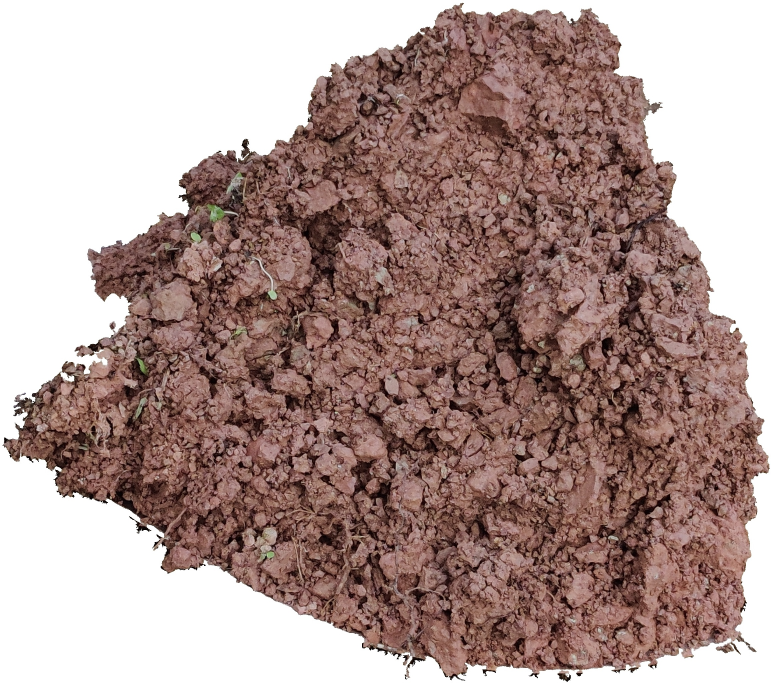
#> input picture Experiment/Draw/1论文插图/plt_img/new_img.jpg, 2312 x 2047 px (shown at 1/3 size)
$ python 2FinalWandDOfSubImg.py
#> lines starting #> are read from the running program, lines starting #| are printed output that depends on the picture; after the words box and inside, x2 and y2 are one past the last pixel; in counts of white or black regions, pixels touching at a corner belong together
"""
2021年09月07日10:05:35
基于2次均值滤波的子图切割算法
1.把获取标记矩阵和权重矩阵合在一起了 : 权重矩阵目前是用的均值滤波来获取的
2.w * d 求最大的点 放入备选点集合
3.切子图操作
现在的代码完全是可以运行的!!!

2021年10月09日11:01:25->进行代码升级
目标:
1.实现自适应子图切割
2.分区间获取土壤子图

2021年10月10日10:06:30
总结:
1.自适应分割已经实现
2.分区间获取子图已经完成
->
尚需:
3.完成注解, 审计代码, 去掉冗余及重复操作, 加速!!!!

2021年11月23日10:04:52:
1.更新区间限制的方式, 分成8个区间, 且将后两个区间对半分舍去第一个区间和最后一个区间
2.重新设定自适应数

2021年11月24日15:38:19:
检查一下代码,然后把它规范成类的形式,输入整个文件夹进行操作
目前这个是最终版本!!!!
修改: 删除存储图像信息  以及打印输出 仅输出基本信息, 中间过程需存储, 后期看 哪些图像不得行 -> 已完成

2022年01月06日10:44:30
用于论文中的插图显示, 去掉腐蚀和膨胀
"""
import os
import shutil
import time

import cv2
import matplotlib.pyplot as plt
import numpy as np


class DoubleConvCutSubImg:
    def __init__(self, path, num_sum, imgsave_path, img_class, img_num, img_size=224, adaption=False, bins=None):
        """
        :param path: 图像路径
        :param num_sum: 切子图数
        :param imgsave_path: 子图存储路径
        :param img_class: 输入图像类别
        :param img_num: 图像大图编号
        :param img_size: 图像大小, 默认为:224
        :param adaption: 是否开启自适应获取土壤子图, 默认:False
        :param bins: 进行区间划分并依次取值, 默认为None:max(w*d)
        """
#> called with path = './plt_img/new_img.jpg', num_sum = 10, imgsave_path = '/Users/yida/Desktop/subimg', img_class = 2, img_num = 5, img_size = 224, adaption = False, bins = 8
        # 第一部分:获取标记矩阵和权重矩阵
        self.path = path
        self.img = cv2.imread(path)
#> self.img is the input picture: shape (2047, 2312, 3); mean B, G, R 145.2, 150, 173.1
        self.img_gray = cv2.imread(path, 0)
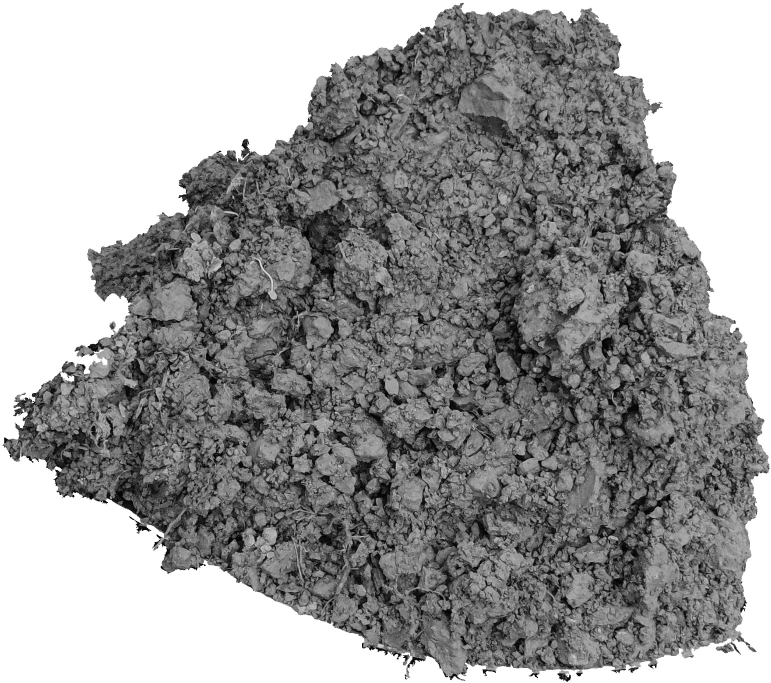
#> self.img_gray: shape (2047, 2312) (shown at 1/3 size); min 0, max 255, mean 156.3
        # 保证img_size为奇数,不然做卷积操作有问题
        if img_size % 2 == 0:
            self.img_size = img_size + 1
        else:
            self.img_size = img_size

        # 第二部分:构建w和d矩阵,迭代求解获得子图
        self.n = num_sum  # 子图数
        self.imgsave_path = imgsave_path  # 存储子图的路径
        self.img_class = img_class  # 类别
        self.img_num = img_num  # 图像编号

        # 标记矩阵和权重矩阵
        self.lable = None
        self.w = None
        # 2022年03月04日09:51:00权重矩阵 要用v通道
        self.v = cv2.cvtColor(self.img, cv2.COLOR_BGR2HSV)[:, :, 2]
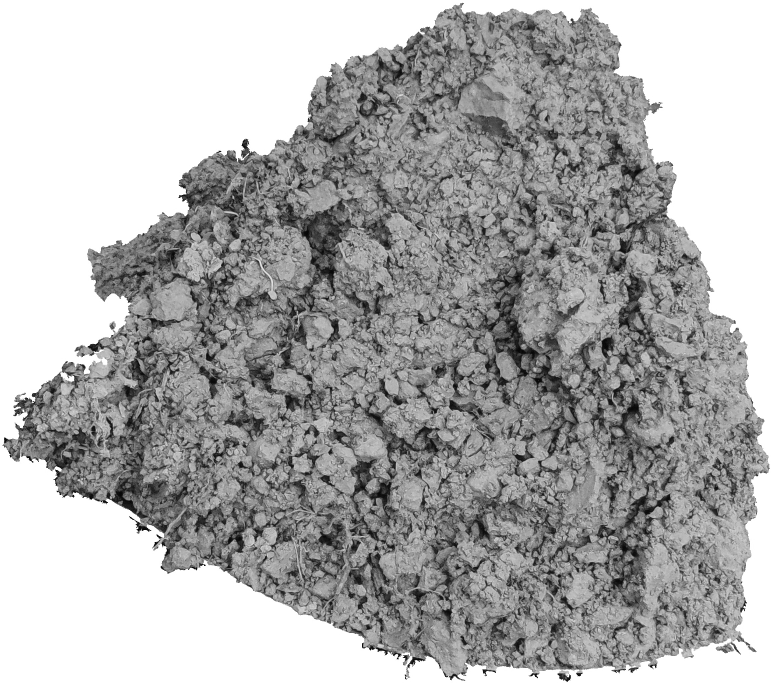
#> self.v: shape (2047, 2312) (shown at 1/3 size); min 0, max 255, mean 173.1

        # 初始化区间子图数
        self.region_subimg = None

        # 自适应获取数目比例
        self.adaption = adaption
        self.rate = 1e-4

        # 是否划分区间
        self.bins = bins

        # 初始化文件夹 -> 这都可以掉 怎么做到了
        if os.path.exists(self.imgsave_path):
            shutil.rmtree(self.imgsave_path)
            os.makedirs(self.imgsave_path)
        else:
            os.makedirs(self.imgsave_path)
        print("正在处理第{}类第{}张紫色土图像...子图大小为:{}...Adaption自适应:{}...Bins区间:{}".format(img_class, img_num, img_size, adaption,
                                                                                 bins))

    def master(self):
        """
        主函数:用于调用其他类函数
        :return:
        """
        # ============================= #
        #       一.初始化标记矩阵
        # ============================= #
        lable = self.lable_MAtrix1()
        self.lable = lable
        # ============================= #
        #       二.初始化权重矩阵
        # ============================= #
        w = self.weight_Matrix2(lable)
        self.w = w

    def lable_MAtrix1(self):
        """
       初始化标记矩阵lable, 土壤区域标记为255, 非土壤区域标记为0
       使用了保护边境措施,进行了腐蚀
       :return:可用土壤标记矩阵: [255, 0]
        """
        lable = np.copy(self.img_gray)
        # 原图背景 255, 土壤0-255->背景为0, 土壤区域为255
        # 不设置刻度
        plt.axis('off')
        # 取消背景白色框框
        plt.subplots_adjust(top=1, bottom=0, right=1, left=0, hspace=0, wspace=0)
        plt.margins(0, 0)
        lable[lable == 255] = 0
        lable[lable != 0] = 255
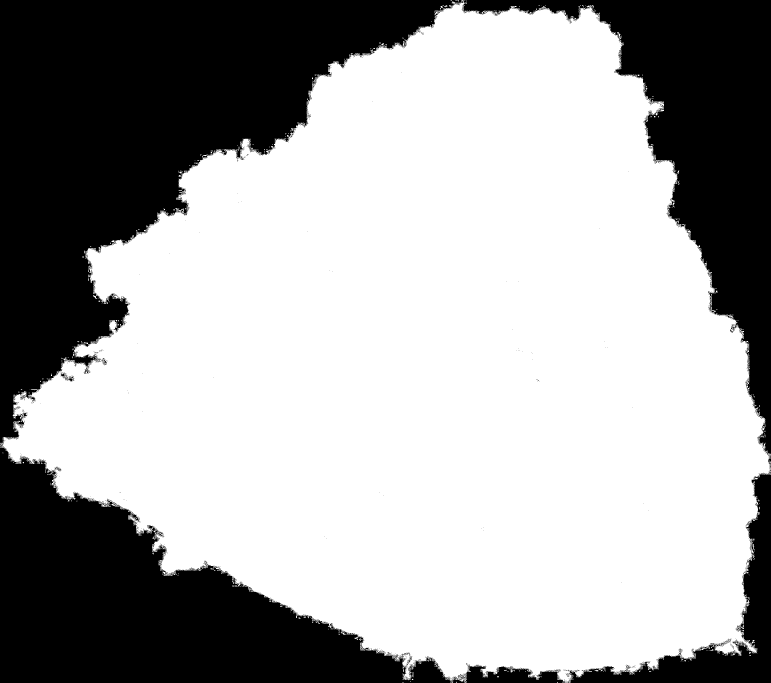
#> lable: shape (2047, 2312) (shown at 1/3 size); 65.6% white; 1413 black regions (1398 under 20 px), largest, box (x1, y1, x2, y2) and area: (0, 0, 1391, 1332) 747218, (0, 1330, 1695, 2047) 456449, (1385, 0, 2312, 1364) 348477
        plt.imshow(lable)
        # plt.savefig(save_path + "/3img_label.svg", dpi=600)
        plt.savefig(save_path + "/3img_label.jpg", dpi=300)
        plt.show()

        # 2021年11月24日20:33:07通过膨胀再腐蚀的方法: 修正P图错误 , 2021年11月25日21:53:21:bug缩小腐蚀和膨胀的次数20->5, 避免与边缘连接
        # lable = cv2.dilate(lable, None, iterations=5)  # 膨胀, 去掉P图错误标记
        # lable = cv2.erode(lable, None, iterations=5)

        # 对标记矩阵进均均值滤波 为了解决子图切割包含背景的子图
        new_lable = cv2.blur(lable, (self.img_size, self.img_size))

        new_lable[new_lable != 255] = 0
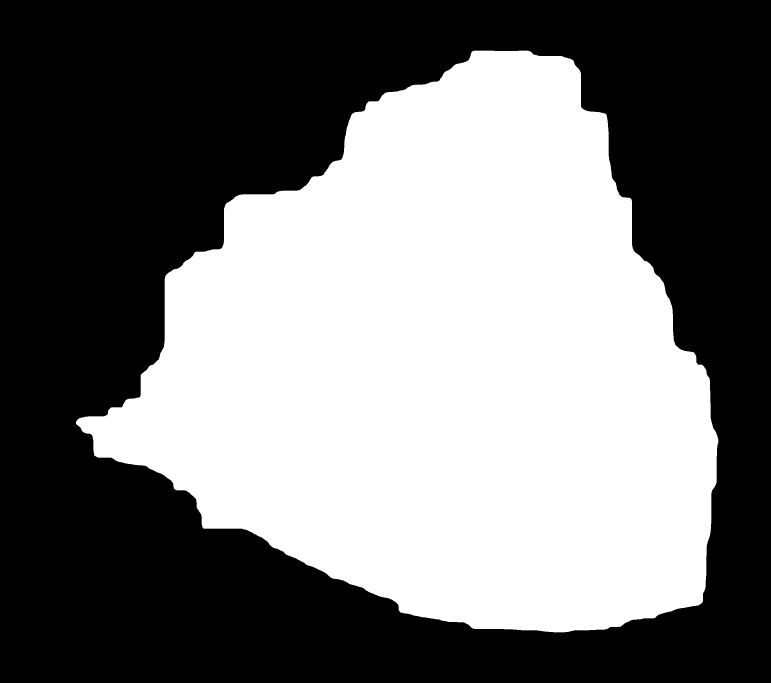
#> new_lable: shape (2047, 2312) (shown at 1/3 size); 45.9% white; 1 white region, box (x1, y1, x2, y2) and area: (228, 152, 2155, 1897) 2171210
        # 进行边界保护措施 - > 整体缩小20个单位
        # new_lable = cv2.erode(new_lable, None, iterations=10)  # 腐蚀 -> 缩小   原来设置20 -> 修正为10 看看有没有bug
        # 将图像转换到float32
        new_lable = new_lable.astype(np.float32)

        lable[lable != 0] = 1  # 这句号应该没有用的 可以删除
        # 设置自适应获取的子图总数
        if self.adaption:
            # self.n = 2 * self.img.shape[0] * self.img.shape[1] // (self.img_size ** 2)    # step=0.5
            self.n = self.img.shape[0] * self.img.shape[1] // (self.img_size ** 2)  # step=1
        # 不设置刻度
        plt.axis('off')
        # 取消背景白色框框
        plt.subplots_adjust(top=1, bottom=0, right=1, left=0, hspace=0, wspace=0)
        plt.margins(0, 0)
        plt.imshow(new_lable)
        # plt.savefig(save_path + "/4new_label.svg", dpi=600)
        plt.savefig(save_path + "/4new_label.jpg", dpi=300)
        plt.show()
        plt.close()
        return new_lable

    def weight_Matrix2(self, lable):
        """
        初始化权重矩阵:这个相当于领域信息,是子图选择的参考
        :return:权重矩阵
        """
        # 初始化图像,权重矩阵求的是灰度图的均值
        # img = np.copy(self.img_gray)
        img = np.copy(self.v)
        # 背景置0
        img[img == 255] = 0
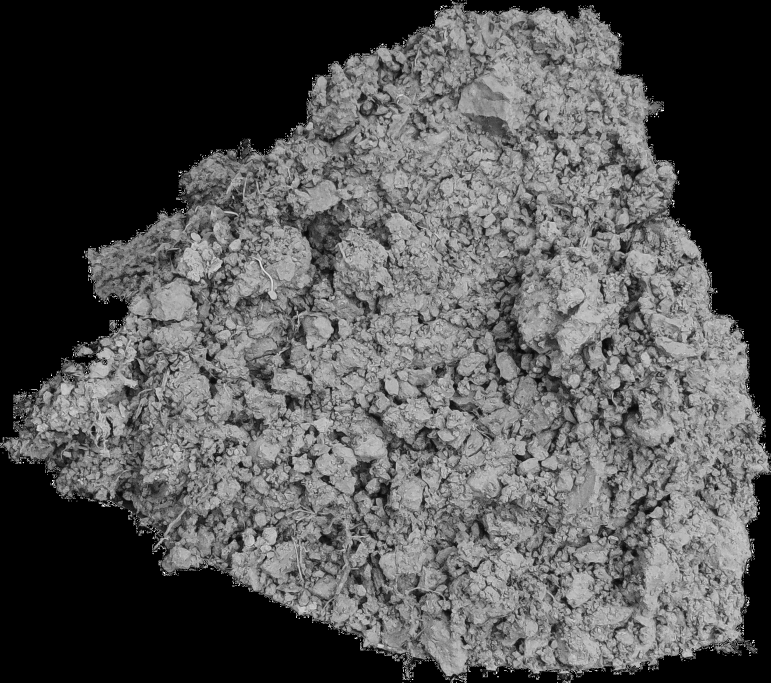
#> img: shape (2047, 2312) (shown at 1/3 size); min 0, max 254, mean 84.3
        # 进均均值滤波
        img = img.astype(np.float32)
        img_blur = cv2.blur(img, (self.img_size, self.img_size))
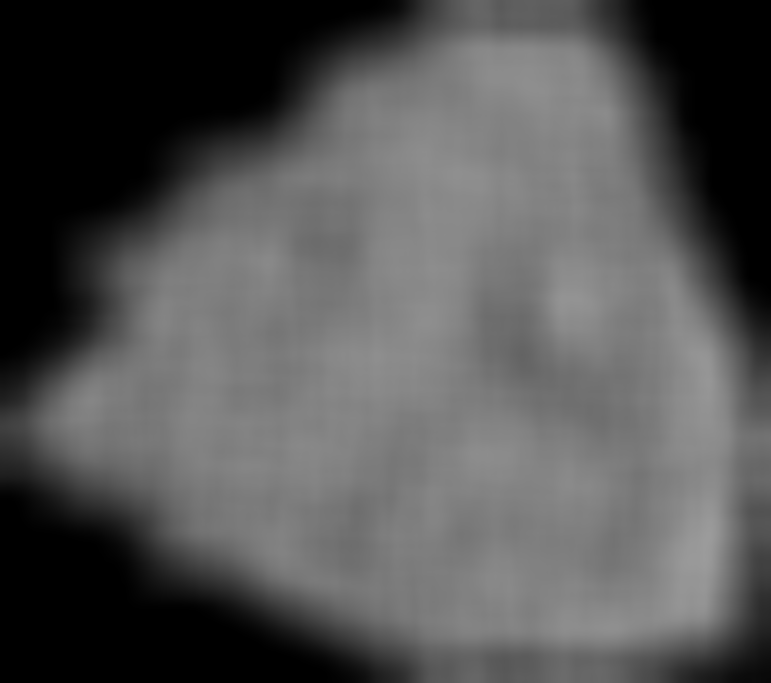
#> img_blur: shape (2047, 2312) float32 (shown at 1/3 size); min 0, max 155.6, mean 84.3
        lable = np.where(lable == 255, 1, 0)
        weight = img_blur * lable  # 进行哈达玛积,排除包含背景的区域
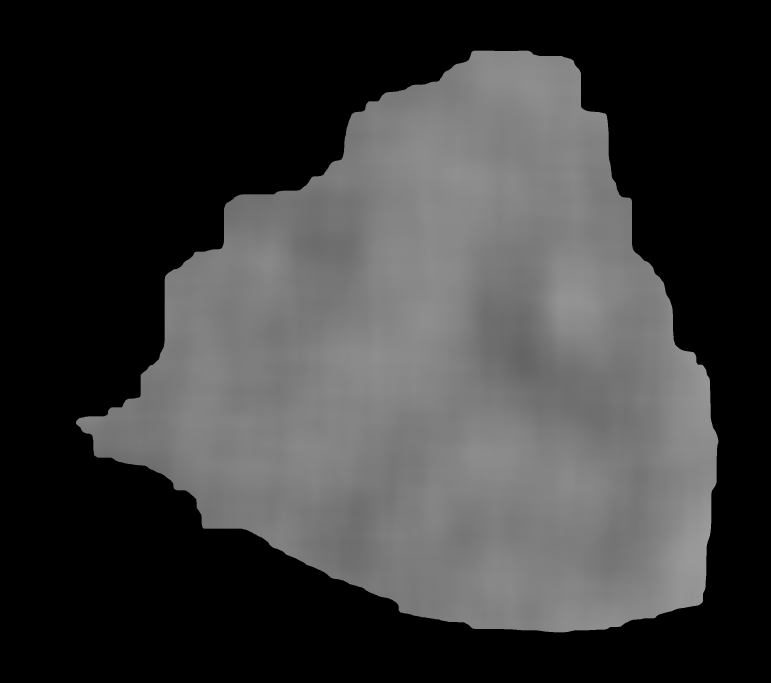
#> weight: shape (2047, 2312) float64 (shown at 1/3 size); min 0, max 155.6, mean 58.8
        # 将图像转换到float32 方便计算
        weight = weight.astype(np.float32)

        # 不设置刻度
        plt.axis('off')
        # 取消背景白色框框
        plt.subplots_adjust(top=1, bottom=0, right=1, left=0, hspace=0, wspace=0)
        plt.margins(0, 0)
        plt.imshow(weight)
        # plt.savefig(save_path + "/5img_weight.svg", dpi=600)
        plt.savefig(save_path + "/5img_weight.jpg", dpi=300)
        np.save(save_path + "/w.npy", weight)    # 保存权重矩阵
        plt.show()
        return weight


if __name__ == '__main__':
    start = time.time()
    # 输入图像路径
    img_path = "./plt_img/new_img.jpg"  # 51.06s
    save_path = './plt_img'  # 存储路径

    # 存储图像路径
    imgsave_path_ = "/Users/yida/Desktop/subimg"
    # 子图数
    num_sum_ = 10
    # 图像类别编号
    img_class_ = 2
    # 图像顺序标号
    img_num_ = 5
    # 初始化类
    r = DoubleConvCutSubImg(img_path, num_sum=num_sum_, imgsave_path=imgsave_path_, img_class=img_class_,
                            img_num=img_num_, adaption=False, bins=8)
    # 调用主类方法
    r.master()
    end = time.time()
    print("time:", end - start)

$ run again, with Experiment/Draw/1论文插图/plt_img/87.jpg copied over Experiment/Draw/1论文插图/plt_img/new_img.jpg
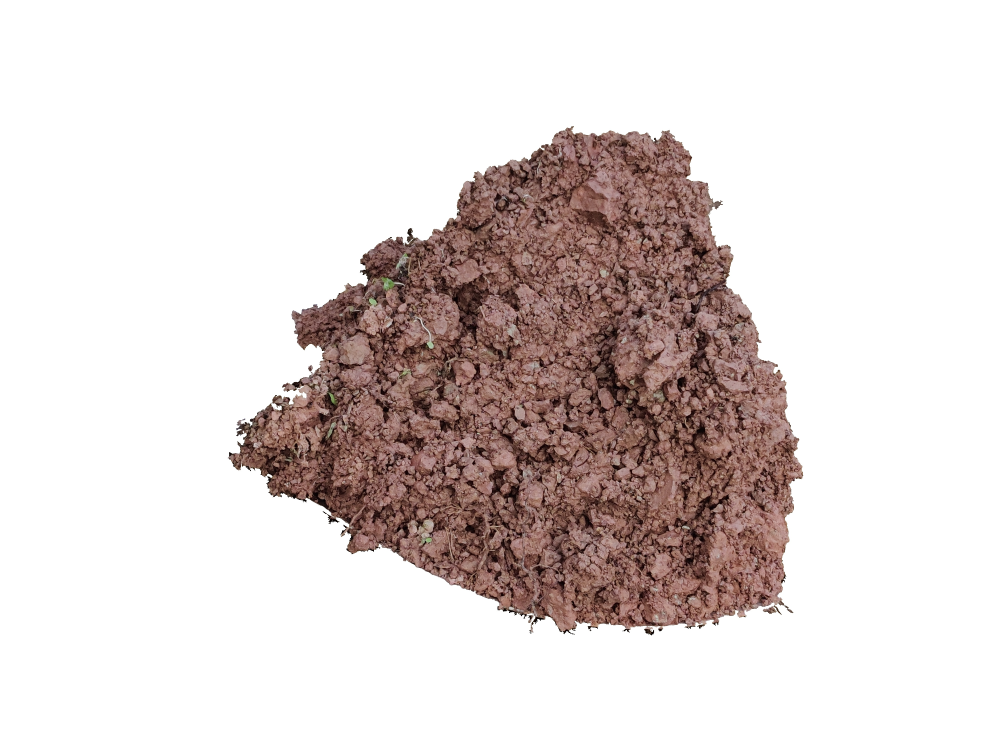
#> input picture Experiment/Draw/1论文插图/plt_img/87.jpg, 4000 x 3000 px (shown at 1/4 size)
#> in __init__, self.img is the input picture: shape (3000, 4000, 3); mean B, G, R 211.7, 213.6, 222.7
#> in lable_MAtrix1, `lable[lable != 0] = 255`:
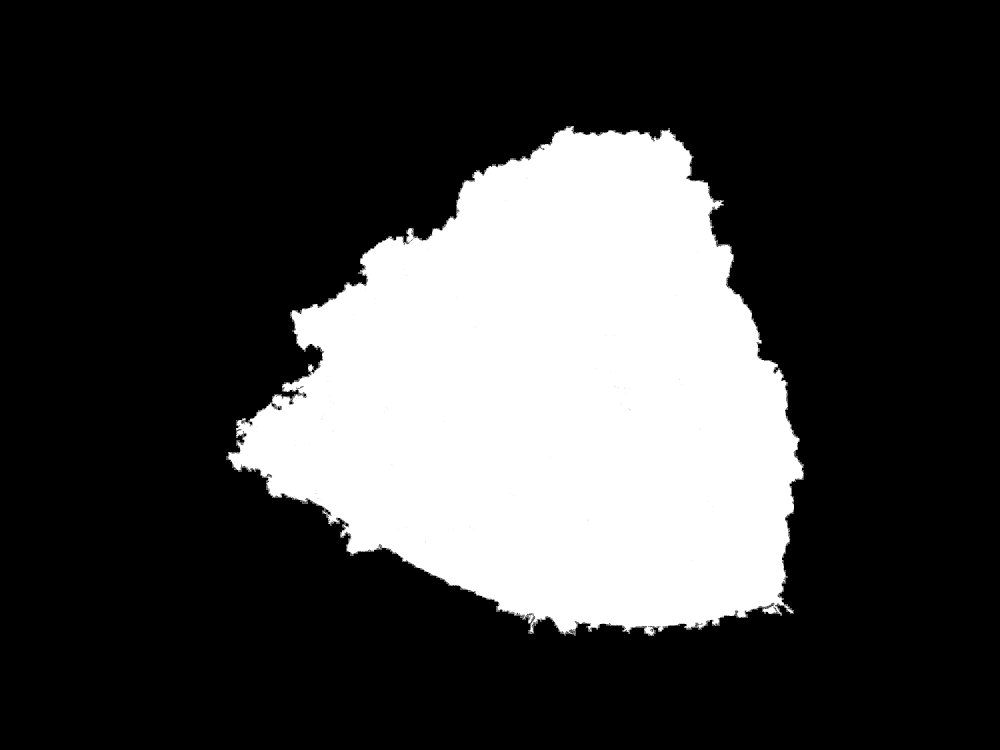
#> lable: shape (3000, 4000) (shown at 1/4 size); 25.7% white; 937 white regions (936 under 20 px), largest, box (x1, y1, x2, y2) and area: (904, 504, 3216, 2544) 3081392
#> in weight_Matrix2, `weight = img_blur * lable`:
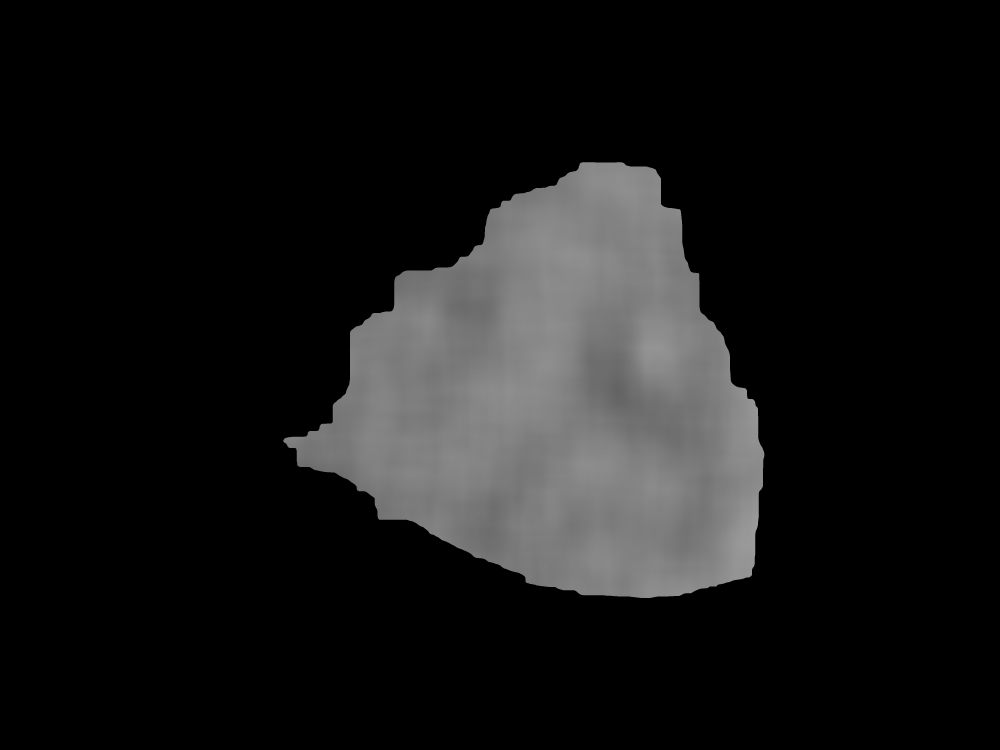
#> weight: shape (3000, 4000) float64 (shown at 1/4 size); min 0, max 155.6, mean 23.1
